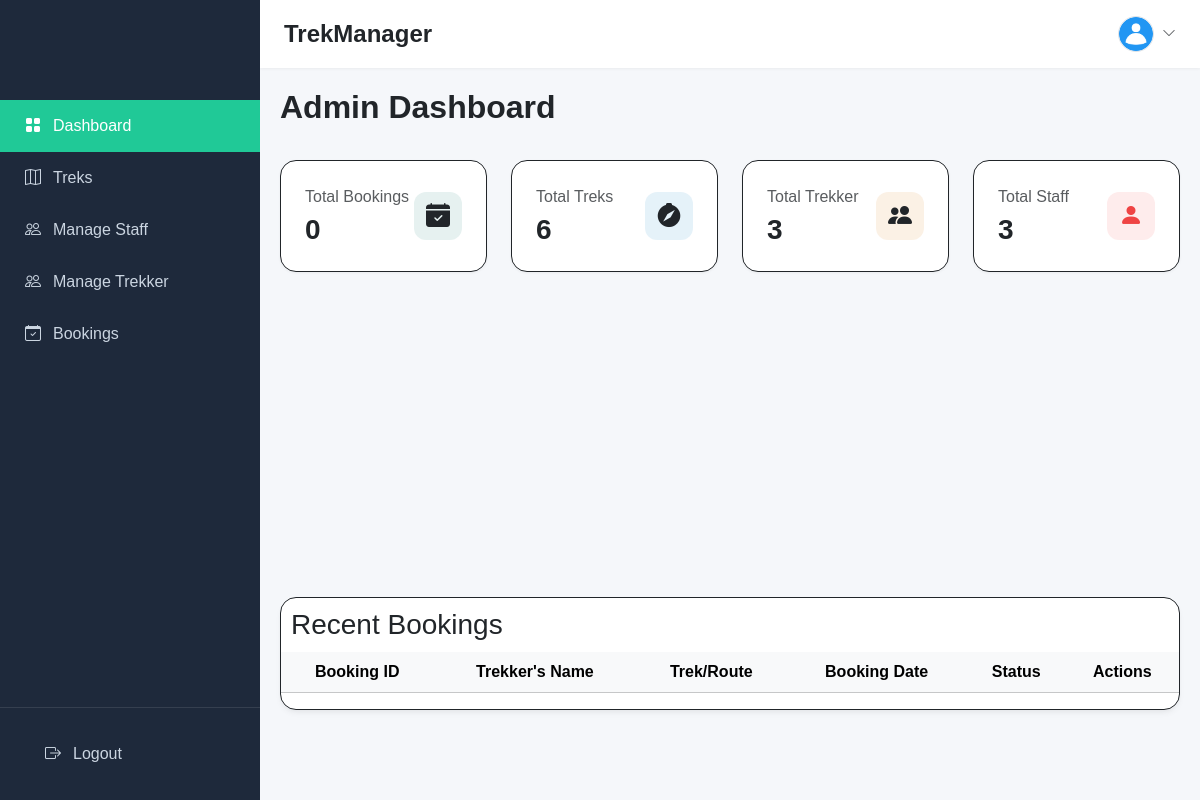
/admin, run on an earlier commit of the app's database.
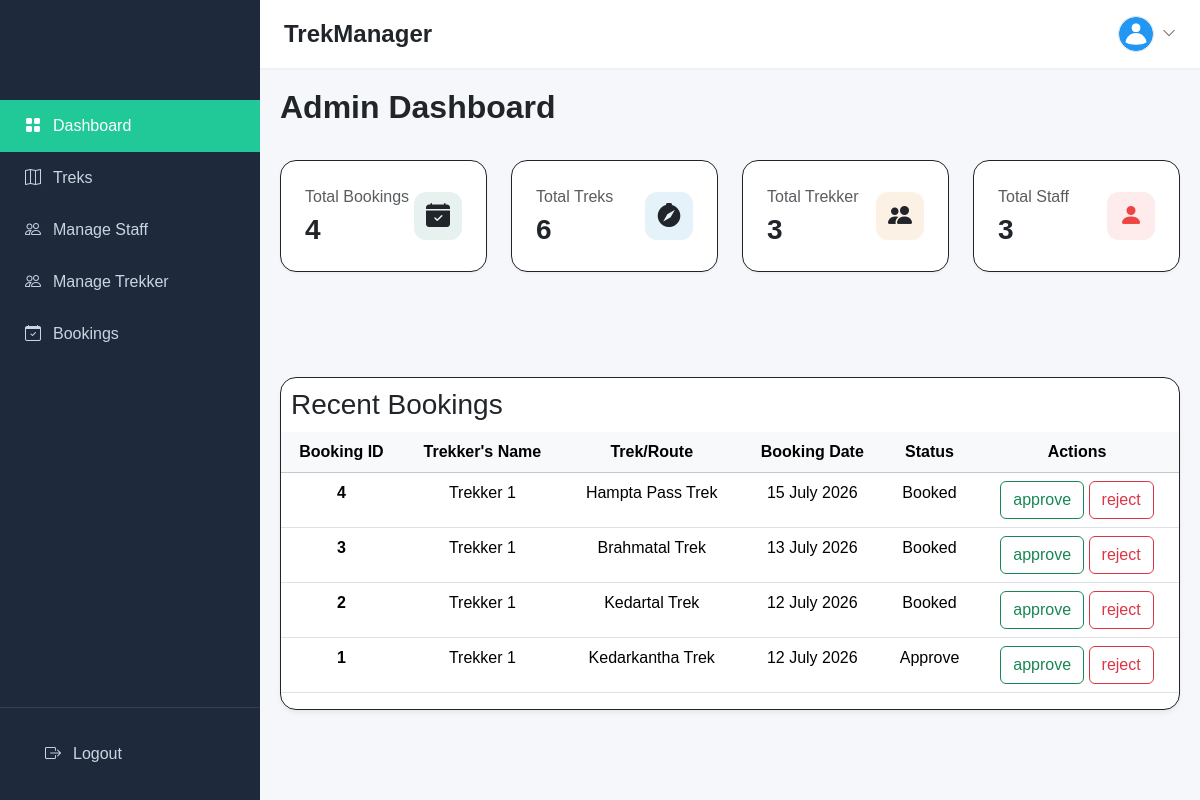
And on a later commit of the database.
### application/models.py (models this page shows)
class Booking(db.Model):
    __tablename__ = "bookings"
    id = db.Column(db.Integer, primary_key = True)
    user_id = db.Column(db.Integer, db.ForeignKey('user.id'), nullable = False)
    trek_id = db.Column(db.Integer, db.ForeignKey('treks.id'), nullable = False)
    booking_date = db.Column(db.DateTime(), default = datetime.utcnow)
    status = db.Column(db.String(), default = "Booked") #Booked, Cancelled, Completed, Approve,

class User(db.Model):
    __tablename__ = "user"
    id = db.Column(db.Integer, primary_key=True)
    email = db.Column(db.String(), unique=True, nullable=False)
    password = db.Column(db.String(), nullable=False)
    fullname = db.Column(db.String(), nullable=False)
    role = db.Column(db.String(), nullable=False, default='trekker') #Admin, Staff, Trekker/user
    status = db.Column(db.String(), default='pending') #pending, approve or blacklist
    joined_date = db.Column(db.DateTime(), default = datetime.utcnow)
    bookings = db.relationship('Booking', backref = 'user', lazy = True, cascade = 'all, delete-orphan')

class Trek(db.Model):
    __tablename__ = "treks"
    id = db.Column(db.Integer, primary_key=True)
    trekname = db.Column(db.String(), nullable = False)
    location = db.Column(db.String(), nullable = False)
    difficulty = db.Column(db.String(), nullable = False, default = 'Moderate')
    duration = db.Column(db.String(), nullable = False)
    slots = db.Column(db.Integer(), nullable = False)
    status = db.Column(db.String(), default = 'pending') #Pending, Approved, Open, Full, Closed, Completed
    start_date = db.Column(db.DateTime(), nullable = False)
    end_date = db.Column(db.DateTime(), nullable = False)
    description = db.Column(db.Text(), nullable = False)
    sname = db.Column(db.String(), nullable = False)
    staff_id = db.Column(db.Integer, db.ForeignKey('staff_profile.id'))
    bookings = db.relationship('Booking', backref='trek', lazy=True, cascade='all, delete-orphan')

### application/auth.py (the view)
@auth_bp.route('/admin')
def admin():
    this_user = User.query.filter_by(role='admin').first()
    bookings = Booking.query.order_by(Booking.booking_date.desc()).all()
    total_booking = Booking.query.count()
    total_trek = Trek.query.count()
    total_trekker = Trekker.query.count()
    total_staff = Staff.query.count()
    return render_template('templates/admin/admin_dashboard.html', this_user=this_user,
                           bookings=bookings, total_booking=total_booking,
                           total_trek=total_trek, total_staff=total_staff,
                           total_trekker=total_trekker)

### application/auth.py (called while the page is built)
def format_date(value):
    if value:
        return value.strftime("%d %B %Y")
    return ""

### templates/admin/admin_dashboard.html (shortened to what this page needs)
<!DOCTYPE html>
<html lang="en">
<head>
    <link href="https://cdn.jsdelivr.net/npm/bootstrap@5.3.3/dist/css/bootstrap.min.css" rel="stylesheet">
    <link href="https://cdn.jsdelivr.net/npm/bootstrap-icons@1.11.3/font/bootstrap-icons.css" rel="stylesheet">
    <link rel="stylesheet" href="/static/style.css">
</head>
<body>
<div class="wrapper">
    <aside class="sidebar">
        <ul class="nav-bar flex-column">
            <li class="nav-item">
                <a href="{{ url_for('auth.admin') }}" class="nav-link active">
                    <i class="bi bi-grid-fill"></i>
                    Dashboard
                </a>
            </li>
            <li class="nav-item">
                <a href="{{ url_for('auth.admin_trek') }}" class="nav-link">
                    <i class="bi bi-map"></i>
                    Treks
                </a>
            </li>
            <li class="nav-item">
                <a href="{{ url_for('auth.admin_manage_staff') }}" class="nav-link">
                    <i class="bi bi-people"></i>
                    Manage Staff
                </a>
            </li>
            <li class="nav-item">
                <a href="{{ url_for('auth.admin_manage_trekker') }}" class="nav-link">
                    <i class="bi bi-people"></i>
                    Manage Trekker
                </a>
            </li>
            <li class="nav-item">
                <a href="{{ url_for('auth.admin_manage_booking') }}" class="nav-link">
                    <i class="bi bi-calendar-check"></i>
                    Bookings
                </a>
            </li>
        </ul>
        <div class="logout">
            <a href="/" class="nav-link">
                <i class="bi bi-box-arrow-right"></i>
                Logout
            </a>
        </div>
    </aside>
    <main class="main-content">
        <header class="top-navbar">
            <div class="d-flex align-items-center gap-2">
                <h1 class="h4 mb-0 fw-bold d-none d-sm-block">TrekManager</h1>
            </div>
            <div class="d-flex align-items-center gap-3">
                <div class="dropdown">
                    <a href="#" class="d-flex align-items-center gap-2 text-decoration-none text-dark" data-bs-toggle="dropdown">
                        <img src="/static/images/humanicon.png" alt="Admin" class="rounded-circle border border-primary-light" style="width: 36px; height: 36px; object-fit: cover;">
                        <i class="bi bi-chevron-down d-none d-sm-block text-muted small"></i>
                    </a>
                </div>
            </div>
        </header>
        <div class="content-body">
            <div style="margin-bottom: 30px;">
                <div class="row align-items-center">
                    <div class="col-md-8">
                        <h2 class="fw-bold mb-1">Admin Dashboard</h2>
                    </div>
                </div>
            </div>
            <div class="row g-4 mb-4">
                <div class="col-xl-3 col-sm-6">
                    <div class="stat-card">
                        <div>
                            <span class="text-muted medium fw-medium d-block mb-1">Total Bookings</span>
                            <h3 class="fw-bold display-font mb-0">{{ total_booking }}</h3>
                        </div>
                        <div class="stat-card-icon">
                            <i class="bi bi-calendar-check-fill"></i>
                        </div>
                    </div>
                </div>
                <div class="col-xl-3 col-sm-6">
                    <div class="stat-card blue">
                        <div>
                            <span class="text-muted medium fw-medium d-block mb-1">Total Treks</span>
                            <h3 class="fw-bold display-font mb-0"> {{ total_trek }} </h3>
                        </div>
                        <div class="stat-card-icon">
                            <i class="bi bi-compass-fill"></i>
                        </div>
                    </div>
                </div>
                <div class="col-xl-3 col-sm-6">
                    <div class="stat-card amber">
                        <div>
                            <span class="text-muted medium fw-medium d-block mb-1">Total Trekker</span>
                            <h3 class="fw-bold display-font mb-0">{{ total_trekker }}</h3>
                        </div>
                        <div class="stat-card-icon">
                            <i class="bi bi-people-fill"></i>
                        </div>
                    </div>
                </div>
                <div class="col-xl-3 col-sm-6">
                    <div class="stat-card red">
                        <div>
                            <span class="text-muted medium fw-medium d-block mb-1">Total Staff</span>
                            <h3 class="fw-bold display-font mb-0">{{ total_staff }}</h3>
                        </div>
                        <div class="stat-card-icon">
                            <i class="bi bi-person-fill"></i>
                        </div>
                    </div>
                </div>
            </div>
        </div>
        <div class="main-table">
            <h3 style="margin: 10px;">Recent Bookings</h3>
            <table class="table text-center table-hover">
                <thead class="table-light">
                    <tr>
                    <th scope="col">Booking ID</th>
                    <th scope="col">Trekker's Name</th>
                    <th scope="col">Trek/Route</th>
                    <th scope="col">Booking Date</th>
                    <th scope="col">Status</th>
                    <th scope="col">Actions</th>
                    </tr>
                </thead>
                <tbody>
                    {% for booking in bookings %}
                    <tr>
                        <th scope="row">{{booking.id}}</th>
                        <td>{{ booking.user.fullname }}</td>
                        <td>{{ booking.trek.trekname }}</td>
                        <td>{{ booking.booking_date | date }}</td>
                        <td>{{ booking.status }}</td>
                        <td>
                            <a href="{{ url_for('auth.approve_booking', id=booking.id) }}" class="btn btn-outline-success">
                                approve</a>
                            <a href="{{ url_for('auth.reject_booking', id=booking.id) }}" class="btn btn-outline-danger">
                                reject</a>
                        </td>
                    </tr>
                    {% endfor %}
                </tbody>
            </table>
        </div>
    </main>
</body>
</html>

### static/style.css (style rules this page uses)
.wrapper { display:flex; min-height:100vh; }
.sidebar { width:260px; background:#1e293b; color:#fff; flex-shrink: 0; display:flex; position: sticky; flex-direction:column; justify-content:space-between; height: 100vh; z-index: 100; top: 0; }
.nav-bar { padding:100px 0; }
.nav-link { color:#cbd5e1; padding:14px 25px; display:flex; align-items:center; gap:12px; transition:.3s; font-size:16px; }
.nav-link.active { background:#20c997; color:#fff; }
.logout { padding:20px; border-top:1px solid rgba(255,255,255,.1); }
.main-content { flex-grow: 1; display: flex; flex-direction: column; background-color: var(--light-bg); min-height: 100vh; position: relative; padding-bottom: 70px; }
.top-navbar { background-color: #ffffff; border-bottom: 1px solid var(--border-color); padding: 1rem 1.5rem; display: flex; justify-content: space-between; align-items: center; position: sticky; top: 0; z-index: 90; box-shadow: 0 1px 3px rgba(0,0,0,0.05); }
.content-body { padding: 20px; margin-bottom: 0; flex-grow: 1; }
.stat-card { background-color: #ffffff; border: 1px solid; border-radius: 1rem; padding: 1.5rem; display: flex; align-items: center; justify-content: space-between; box-shadow: 0 1px 3px rgba(0,0,0,0.05); position: relative; overflow: hidden; }
.stat-card::before { content: ''; position: absolute; top: 0; left: 0; width: 4px; height: 100%; background-color: var(--primary-color); }
.stat-card-icon { width: 48px; height: 48px; border-radius: 0.75rem; display: flex; align-items: center; justify-content: center; font-size: 1.5rem; background-color: rgba(15, 118, 110, 0.1); color: var(--primary-color); }
.stat-card.blue .stat-card-icon { background-color: rgba(2, 132, 199, 0.1); color: var(--secondary-color); }
.stat-card.amber .stat-card-icon { background-color: rgba(217, 119, 6, 0.1); color: var(--amber-peak); }
.stat-card.red .stat-card-icon { background-color: rgba(239, 68, 68, 0.1); color: #ef4444; }
.main-table { margin: 20px; background-color: #ffffff; border: 1px solid; border-radius: 1rem; right: 0; height: auto; box-shadow: 0 4px 6px -1px rgba(0,0,0,0.05), 0 2px 4px -1px rgba(0,0,0,0.03); }

### templates/admin/admin_dashboard.html (style rules this page uses)
* { margin:0; padding:0; box-sizing:border-box; }
body { font-family:Arial, Helvetica, sans-serif; background:#f5f7fa; }

What changed in the data, as far as the page shows it:
added Booking: id "4", user.fullname "Trekker 1", trek.trekname "Hampta Pass Trek", booking_date "15 July 2026", status "Booked"
added Booking: id "3", user.fullname "Trekker 1", trek.trekname "Brahmatal Trek", booking_date "13 July 2026", status "Booked"
added Booking: id "2", user.fullname "Trekker 1", trek.trekname "Kedartal Trek", booking_date "12 July 2026", status "Booked"
added Booking: id "1", user.fullname "Trekker 1", trek.trekname "Kedarkantha Trek", booking_date "12 July 2026", status "Approve"
Also different on the page:
{{ total_booking }}: "0" → "4"
